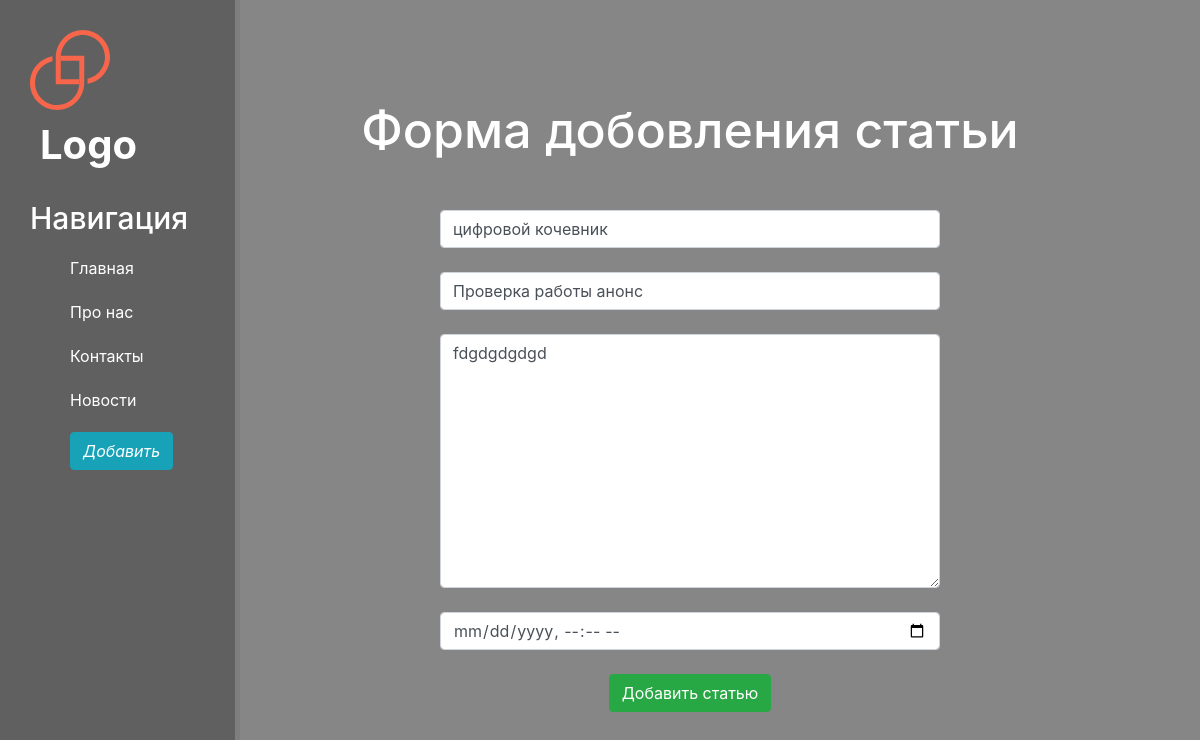
The page /news/2/update on the database its author committed.
### news/models.py (models this page shows, shortened)
class Articles(models.Model):
    title = models.CharField('Название', max_length=50)
    anons = models.CharField('Анонс', max_length=250)
    full_text = models.TextField('Статья')
    date = models.DateTimeField('Дата публикации')
    class Meta:
        verbose_name = 'Новость'
        verbose_name_plural = 'Новости'

### news/views.py (the view)
# urls.py: path('<int:pk>/update', views.NewsUpdateView.as_view(), name='news_update'),
class NewsUpdateView(UpdateView):
    model = Articles
    template_name = 'news/create.html'
    form_class = ArticlesForm

### news/forms.py
class ArticlesForm(ModelForm):
    class Meta:
        model = Articles
        fields = ['title', 'anons', 'full_text', 'date']
        widgets = {
            'title': TextInput(attrs={
                'class': 'form-control',
                'placeholder': 'Название статьи'
            }),
            'anons': TextInput(attrs={
                'class': 'form-control',
                'placeholder': 'Анонс статьи'
            }),
            'full_text': Textarea(attrs={
                'class': 'form-control',
                'placeholder': 'Текст статьи'
            }),
            'date': DateTimeInput(attrs={
                'type': 'datetime-local',
                'class': 'form-control',
                'placeholder': 'Дата публикации'
            })
        }

### news/templates/news/create.html (shortened to what this page needs)
{% extends 'main/layout.html' %}
{% block content %}
    <div class="features">
        <h1>Форма добовления статьи</h1>
        <form method="post">
            {{ form.title }}<br>
            {{ form.anons }}<br>
            {{ form.full_text }}<br>
            {{ form.date }}<br>
            <button class="btn btn-success" type="submit">Добавить статью</button>
        </form>
    </div>
{% endblock %}

### main/static/main/css/main.css (style rules this page uses)
body { background: #868686; }
main .features { float: left; color: #ffffff; margin-top: 100px; text-align: center; width: 75%; }
main .features h1 { font-size: 50px; }
form { width: 500px; margin: 50px auto; }

### rows shown on the page
Articles: title "цифровой кочевник", anons "Проверка работы анонс", full_text "fdgdgdgdgd"
